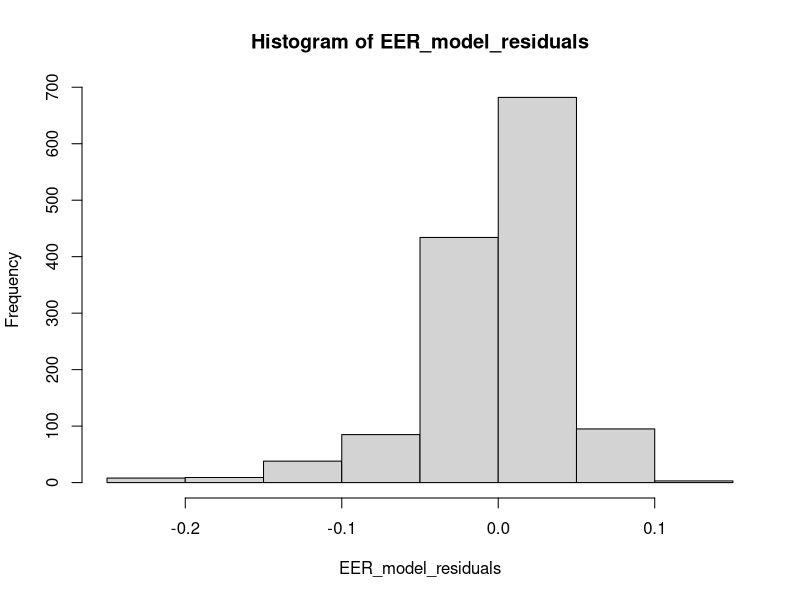
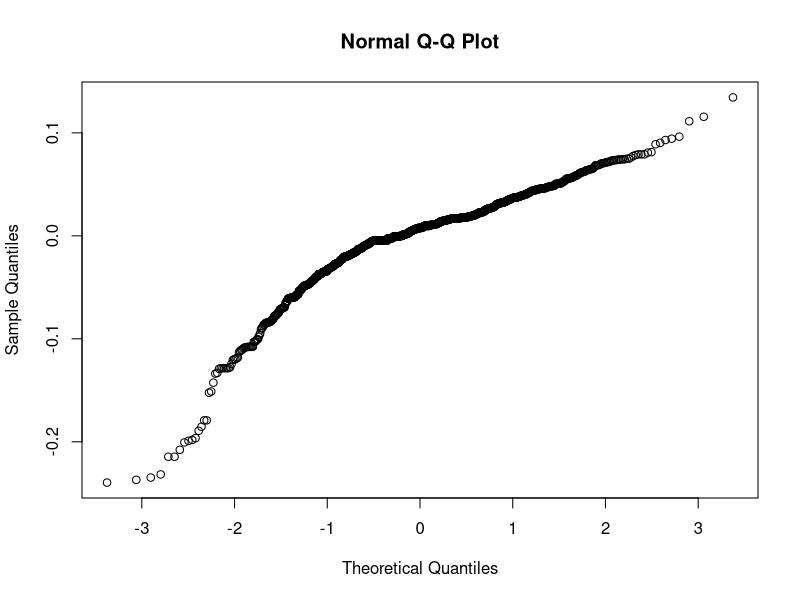

Here is the R script that generated these plots, in order: (Note: this script raises an error after producing the figures.)
###############################################################
# Name: Gabriel / Jason Bobo Kyaw                             #
# UOW ID:  / 7435277                                          #
###############################################################

# Load the data into Data_Frame
library(dplyr)
dataset <- read.csv("process.csv")
testdataset1 <- read.csv("predict_sri2010_cool.csv")
testdataset2 <- read.csv("predict_sri2010_heat.csv")

#find attribute that have correlation to "AnnualOutputEER", 
EERcorTable = abs(cor(testdataset2, y = testdataset2$AnnualOutputEER))
EERcorTable = EERcorTable[order(EERcorTable, decreasing = TRUE),,drop = FALSE]
head(EERcorTable,11)

#find attribute that have correlation to "AnnualOutputCOP", 
COPcorTable = abs(cor(testdataset1, y = testdataset1$AnnualOutputCOP))
COPcorTable = COPcorTable[order(COPcorTable, decreasing = TRUE),,drop = FALSE]
head(COPcorTable,11)

##############################################################################

#Train and predict Annual EER Model
EER_model= lm(formula=AnnualOutputEER ~ + EER + Rated.cooling.power.input.kW + 
                C.Sens_Cool_Rated + EERtestAvg + sri2010_cool + 
                C.Total.Cool.Rated, data=dataset)
Pred_EER <- predict(EER_model, testdataset1)  # predict distance

EER_model_residuals = EER_model$residuals
hist(EER_model_residuals)

# Plot the residuals & Q-Q line
qqnorm(EER_model_residuals)
qqline(EER_mEER_model_residualsodel)

#get model evaluation metrics
summary(EER_model) 
#R squared value: 0.9928
#RSE: 0.04478

# Calculate MAPE and Min-Max Accuracy
actuals_preds <- data.frame(cbind(actuals=testdataset1$AnnualOutputEER, predicteds=Pred_EER))
mape <- mean(abs((actuals_preds$predicteds - actuals_preds$actuals))/actuals_preds$actuals)
min_max_accuracy <- mean(apply(actuals_preds, 1, min) / apply(actuals_preds, 1, max))  
print(paste("min_max_accuracy: ", min_max_accuracy)) # 0.8497
print(paste("mean absolute percentage error: ",mape)) # 0.1503

##############################################################################################

#Train and predict Annual COP Model
COP_model= lm(formula=AnnualOutputCOP ~ C.Dehumid_Rated + 
                C.Power_Inp_Rated +    
                Depth + H.Power_Inp_Rated + H.Total.Heat.Rated +
                COPtestAvg + Rated.Heating.Capacity.watts + 
                Rated.heating.power.input.kW, data=dataset)
Pred_COP <- predict(COP_model, testdataset2)  # predict distance

# Get the model residuals and plot histogram
COP_model_residuals = COP_model$residuals
hist(COP_model_residuals)

# Plot the residuals & Q-Q line
qqnorm(COP_model_residuals)
qqline(COP_model_residuals)

#get model evaluation metrics
summary(COP_model) 
#R squared value: 0.9978
#RSE: 0.05324

# Calculate MAPE and Min-Max Accuracy
actuals_preds <- data.frame(cbind(actuals=testdataset1$AnnualOutputEER, predicteds=Pred_EER))
mape <- mean(abs((actuals_preds$predicteds - actuals_preds$actuals))/actuals_preds$actuals)
min_max_accuracy <- mean(apply(actuals_preds, 1, min) / apply(actuals_preds, 1, max))  
print(paste("min_max_accuracy: ", min_max_accuracy)) # 0.8497 (84%)
print(paste("mean absolute percentage error: ",mape))# 0.1503 (15%)


# Append data frame to each other using bind_cols
# testdataset = bind_cols(testdataset, energy_consumption_cool)
# write.csv(testdataset,"Yearly Energy Consumption/Yearly_Energy_Heat_2010.csv",row.names=FALSE)
